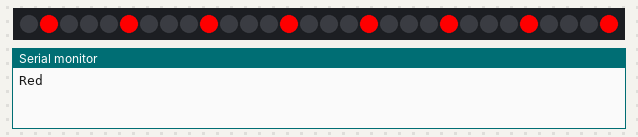
A sketch run on a simulated Arduino Uno, built with avr-gcc and run on an emulated ATmega328P. Parts: 30 RGB LEDs in strip order, left to right, the last lines printed to the serial monitor.

Above: at 0.05 s.
At 22.97 s:
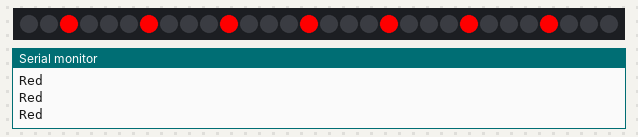
At 45.9 s:
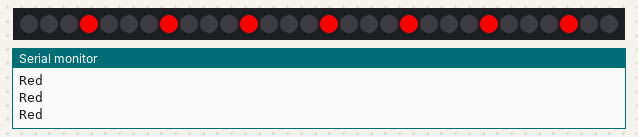
At 91.6 s:
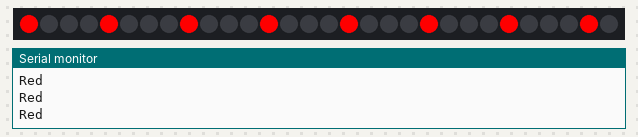

The sketch:

ButtonTestWithLEDS.ino
```cpp
#include <Adafruit_NeoPixel.h>
#include <Arduino.h>

#define PIN 6
#define N_LEDS 30

Adafruit_NeoPixel strip = Adafruit_NeoPixel(N_LEDS, PIN, NEO_GRB + NEO_KHZ800);

const int buttonPin = 1;
int buttonState = 0;

void setup() {
  Serial.begin(9600);

  strip.begin();
  strip.show(); // Initialize all pixels to 'off'
}

void loop() {
  // put your main code here, to run repeatedly:
  buttonState = digitalRead(buttonPin);

  //COLORS
  uint32_t red = strip.Color(255, 0, 0);
  uint32_t green = strip.Color(0, 255, 0);
  uint32_t blue = strip.Color(0, 0, 255);
  uint32_t purple = strip.Color(255, 0, 255);
  uint32_t pink = strip.Color(244, 66, 241);
  uint32_t white = strip.Color(50, 50, 50);
  uint32_t black = strip.Color(0, 0, 0);

  if (buttonState == HIGH) {
    Serial.println("Blue");

    ABBBChase(blue, black, 100);
  }
    else if (buttonState == LOW) {
      Serial.println("Red");

      ABBBChase(red, black, 100);
    }

}

static void ABBBChase(uint32_t c1, uint32_t c2, int speed){
// Creates an A-B-B-B pattern.

for(int i=0; i<4; i++){
  strip.setPixelColor(i-3,  c1);
  strip.setPixelColor(i-2,  c2);
  strip.setPixelColor(i-1,  c2);
  strip.setPixelColor(i+0,  c2);
  strip.setPixelColor(i+1,  c1);
  strip.setPixelColor(i+2,  c2);
  strip.setPixelColor(i+3,  c2);
  strip.setPixelColor(i+4,  c2);
  strip.setPixelColor(i+5,  c1);
  strip.setPixelColor(i+6,  c2);
  strip.setPixelColor(i+7,  c2);
  strip.setPixelColor(i+8,  c2);
  strip.setPixelColor(i+9,  c1);
  strip.setPixelColor(i+10, c2);
  strip.setPixelColor(i+11, c2);
  strip.setPixelColor(i+12, c2);
  strip.setPixelColor(i+13, c1);
  strip.setPixelColor(i+14, c2);
  strip.setPixelColor(i+15, c2);
  strip.setPixelColor(i+16, c2);
  strip.setPixelColor(i+17, c1);
  strip.setPixelColor(i+18, c2);
  strip.setPixelColor(i+19, c2);
  strip.setPixelColor(i+20, c2);
  strip.setPixelColor(i+21, c1);
  strip.setPixelColor(i+22, c2);
  strip.setPixelColor(i+23, c2);
  strip.setPixelColor(i+24, c2);
  strip.setPixelColor(i+25, c1);
  strip.setPixelColor(i+26, c2);
  strip.setPixelColor(i+27, c2);
  strip.setPixelColor(i+28, c2);
  strip.setPixelColor(i+29, c1);

  strip.show();
  delay(speed);
  }
}
```
